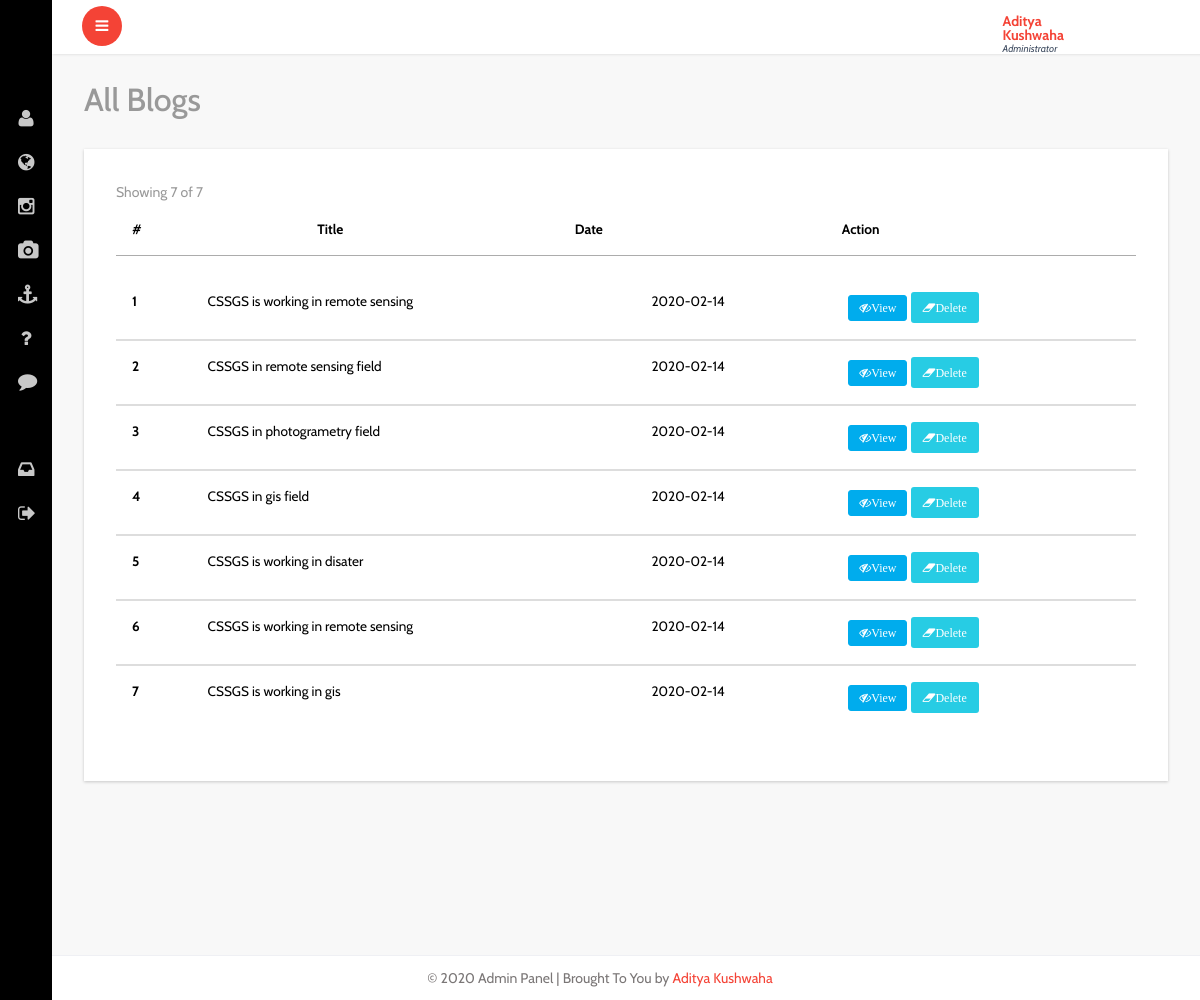
The page /admin/all-blogs.php (signed in) on the database its author committed.
### tables this page shows
CREATE TABLE `blog` (
  `id` int(70) NOT NULL,
  `blog_title` varchar(200) NOT NULL,
  `blog_detail` varchar(5000) NOT NULL,
  `file` varchar(150) NOT NULL,
  `date` date NOT NULL
);

CREATE TABLE `settings` (
  `id` int(11) NOT NULL,
  `site_name` varchar(45) NOT NULL,
  `site_title` varchar(60) NOT NULL,
  `email` varchar(60) NOT NULL,
  `site_desc` varchar(350) NOT NULL,
  `site_keyword` varchar(250) NOT NULL,
  `google_code` varchar(1000) NOT NULL,
  `street` varchar(100) NOT NULL,
  `city` varchar(60) NOT NULL,
  `country` varchar(50) NOT NULL,
  `phone` varchar(15) NOT NULL,
  `facebook` varchar(45) NOT NULL,
  `twitter` varchar(34) NOT NULL,
  `linkedin` varchar(45) NOT NULL,
  `status` varchar(25) NOT NULL
);

### idiorm.php (called while the page is built, shortened)
<?php
    class ORM implements ArrayAccess {
        protected static $_default_config = array(
            'connection_string' => 'sqlite::memory:',
            'id_column' => 'id',
            'id_column_overrides' => array(),
            'error_mode' => PDO::ERRMODE_EXCEPTION,
            'username' => null,
            'password' => null,
            'driver_options' => null,
            'identifier_quote_character' => null,
            'limit_clause_style' => null,
            'logging' => false,
            'logger' => null,
            'caching' => false,
            'caching_auto_clear' => false,
            'return_result_sets' => false,
        );
        protected static $_config = array();
        protected static $_db = array();
        protected static $_last_statement = null;
        protected $_connection_name;
        protected $_table_name;
        protected $_values = array();
        protected $_result_columns = array('*');
        protected $_join_sources = array();
        protected $_order_by = array();
        protected $_group_by = array();
        public static function configure($key, $value = null, $connection_name = self::DEFAULT_CONNECTION) {
            if (is_array($key)) {
                foreach ($key as $conf_key => $conf_value) {
                    self::configure($conf_key, $conf_value, $connection_name);
                }
            } else {
                if (is_null($value)) {
                    $value = $key;
                    $key = 'connection_string';
                }
                self::$_config[$connection_name][$key] = $value;
            }
        }
        public static function for_table($table_name, $connection_name = self::DEFAULT_CONNECTION) {
            return new self($table_name, array(), $connection_name);
        }
        protected static function _setup_db_config($connection_name) {
            if (!array_key_exists($connection_name, self::$_config)) {
                self::$_config[$connection_name] = self::$_default_config;
            }
        }
        public static function set_db($db, $connection_name = self::DEFAULT_CONNECTION) {
            self::$_db[$connection_name] = $db;
        }
        protected static function _setup_identifier_quote_character($connection_name) {
            if (is_null(self::$_config[$connection_name]['identifier_quote_character'])) {
                self::$_config[$connection_name]['identifier_quote_character'] =
                    self::_detect_identifier_quote_character($connection_name);
            }
        }
        public static function _setup_limit_clause_style($connection_name) {
            if (is_null(self::$_config[$connection_name]['limit_clause_style'])) {
                self::$_config[$connection_name]['limit_clause_style'] =
                    self::_detect_limit_clause_style($connection_name);
            }
        }
        protected static function _detect_identifier_quote_character($connection_name) {
            switch(self::get_db($connection_name)->getAttribute(PDO::ATTR_DRIVER_NAME)) {
                case 'mysql':
                case 'sqlite':
                case 'sqlite2':
                default:
                    return '`';
            }
        }
        protected static function _detect_limit_clause_style($connection_name) {
            switch(self::get_db($connection_name)->getAttribute(PDO::ATTR_DRIVER_NAME)) {
                default:
                    return ORM::LIMIT_STYLE_LIMIT;
            }
        }
        public static function get_db($connection_name = self::DEFAULT_CONNECTION) {
            return self::$_db[$connection_name];
        }
        public static function get_last_statement() {
            return self::$_last_statement;
        }
        protected static function _execute($query, $parameters = array(), $connection_name = self::DEFAULT_CONNECTION) {
            $statement = self::get_db($connection_name)->prepare($query);
            self::$_last_statement = $statement;
            $time = microtime(true);
            $q = $statement->execute();
            return $q;
        }
        protected static function _log_query($query, $parameters, $connection_name, $query_time) {
            if (!self::$_config[$connection_name]['logging']) {
                return false;
            }
            return true;
        }
        protected function __construct($table_name, $data = array(), $connection_name = self::DEFAULT_CONNECTION) {
            $this->_table_name = $table_name;
            $this->_connection_name = $connection_name;
        }
        public function find_array() {
            return $this->_run();
        }
        protected function _build_select() {
            return $this->_join_if_not_empty(" ", array(
                $this->_build_select_start(),
                $this->_build_join(),
                $this->_build_where(),
                $this->_build_group_by(),
                $this->_build_having(),
                $this->_build_order_by(),
                $this->_build_limit(),
                $this->_build_offset(),
            ));
        }
        protected function _build_select_start() {
            $fragment = 'SELECT ';
            $result_columns = join(', ', $this->_result_columns);
            $fragment .= "{$result_columns} FROM " . $this->_quote_identifier($this->_table_name);
            return $fragment;
        }
        protected function _build_join() {
            if (count($this->_join_sources) === 0) {
                return '';
            }
            return join(" ", $this->_join_sources);
        }
        protected function _build_where() {
            return $this->_build_conditions('where');
        }
        protected function _build_having() {
            return $this->_build_conditions('having');
        }
        protected function _build_group_by() {
            if (count($this->_group_by) === 0) {
                return '';
            }
            return "GROUP BY " . join(", ", $this->_group_by);
        }
        protected function _build_conditions($type) {
            $conditions_class_property_name = "_{$type}_conditions";
            if (count($this->$conditions_class_property_name) === 0) {
                return '';
            }
            $conditions = array();
            return strtoupper($type) . " " . join(" AND ", $conditions);
        }
        protected function _build_order_by() {
            if (count($this->_order_by) === 0) {
                return '';
            }
            return "ORDER BY " . join(", ", $this->_order_by);
        }
        protected function _build_limit() {
            $fragment = '';
            return $fragment;
        }
        protected function _build_offset() {
            return '';
        }
        protected function _join_if_not_empty($glue, $pieces) {
            $filtered_pieces = array();
            foreach ($pieces as $piece) {
                if (is_string($piece)) {
                    $piece = trim($piece);
                }
                if (!empty($piece)) {
                    $filtered_pieces[] = $piece;
                }
            }
            return join($glue, $filtered_pieces);
        }
        protected function _quote_one_identifier($identifier) {
            $parts = explode('.', $identifier);
            $parts = array_map(array($this, '_quote_identifier_part'), $parts);
            return join('.', $parts);
        }
        protected function _quote_identifier($identifier) {
            if (is_array($identifier)) {
                $result = array_map(array($this, '_quote_one_identifier'), $identifier);
                return join(', ', $result);
            } else {
                return $this->_quote_one_identifier($identifier);
            }
        }
        protected function _quote_identifier_part($part) {
            $quote_character = self::$_config[$this->_connection_name]['identifier_quote_character'];
            return $quote_character .
                   str_replace($quote_character,
                               $quote_character . $quote_character,
                               $part
                   ) . $quote_character;
        }
        protected function _run() {
            $query = $this->_build_select();
            $caching_enabled = self::$_config[$this->_connection_name]['caching'];
            self::_execute($query, $this->_values, $this->_connection_name);
            $statement = self::get_last_statement();
            $rows = array();
            while ($row = $statement->fetch(PDO::FETCH_ASSOC)) {
                $rows[] = $row;
            }
            $this->_values = array();
            $this->_result_columns = array('*');
            return $rows;
        }
        public function __call($name, $arguments)
        {
            $method = strtolower(preg_replace('/([a-z])([A-Z])/', '$1_$2', $name));
            if (method_exists($this, $method)) {
                return call_user_func_array(array($this, $method), $arguments);
            } else {
                throw new IdiormMethodMissingException("Method $name() does not exist in class " . get_class($this));
            }
        }
    }

### admin/all-blogs.php (the view, shortened to what this page needs)
<?php include "header.php"; ?>
<div id="page-wrapper">
	<div class="graphs">
		<h3 class="blank1">All Blogs</h3>
		<div class="xs tabls">
			<div class="panel-body1">
				<table class="table">
					<thead>
						<tr>
							<th>#</th>
							<th>Title</th>
							<th>Date</th>
							<th>Action</th>
						</tr>
					</thead>
					<tbody>
						<?php
						$tbl_name = "blog";
						$get_posts_tbl = ORM::for_table("$tbl_name")
							->find_array();
						$total_pages = count($get_posts_tbl);
						$limit = 10;
						$page = $_GET['page'];
						if ($page)
							$start = ($page - 1) * $limit;
						else
							$start = 0;
						$result = $db->prepare("SELECT * FROM blog  ORDER BY id DESC LIMIT $start, $limit");
						$result->execute();
						$next = $page + 1;
						$lastpage = ceil($total_pages / $limit);
						?>
						<span class="text-muted m-r-sm">Showing
							<?php if ($lastpage == $next - 1) : ?>
								<?= $total_pages ?>
							<?php else : ?>
								<?= $page * $limit ?>
							<?php endif; ?>
							of <?= $total_pages ?>
						</span>
			</div>
		</div>
		<table class="table">
			<?php
			for ($i = 1; $row = $result->fetch(); $i++) {
			?>
				<tr>
					<th scope="row"><?php echo $i; ?></th>
					<td><?php echo $row['blog_title']; ?></td>
					<td><?php echo $row['date']; ?></td>
					<td>
						<a href="../blog_post.php?id=<?= $row['id'] ?>" target="_blank" class="fa fa-eye-slash btn btn-xs btn-primary">View</a>
						<a href="delete-blog.php?id=<?= $row['id'] ?>" class="fa fa-eraser btn btn-xs btn-success warning_4 delbtn">Delete</a>
					</td>
				</tr>
			<?php } ?>
		</table>
	</div>
</div>
</div>
<?php include "footer.php"; ?>

### admin/footer.php (shortened to what this page needs)
<footer>
   <?php
   $result = $db->prepare("SELECT * FROM settings");
   $result->execute();
   for ($i = 0; $row = $result->fetch(); $i++) {
   ?>
      <p>&copy; 2020 Admin Panel | Brought To You by <a href="https://kaditya97.com.np" target="_blank">Aditya Kushwaha</a></p>
   <?php } ?>
</footer>
</section>
</body>
</html>

### rows shown on the page
blog: blog_title "CSSGS is working in remote sensing", date "2020-02-14"
blog: blog_title "CSSGS in remote sensing field", date "2020-02-14"
blog: blog_title "CSSGS in photogrametry field", date "2020-02-14"
blog: blog_title "CSSGS in gis field", date "2020-02-14"
blog: blog_title "CSSGS is working in disater", date "2020-02-14"
blog: blog_title "CSSGS is working in remote sensing", date "2020-02-14"
blog: blog_title "CSSGS is working in gis", date "2020-02-14"

### other values the page prints
$_SESSION['SESS_FIRST_NAME'] "Aditya Kushwaha"
$total_pages "7"
